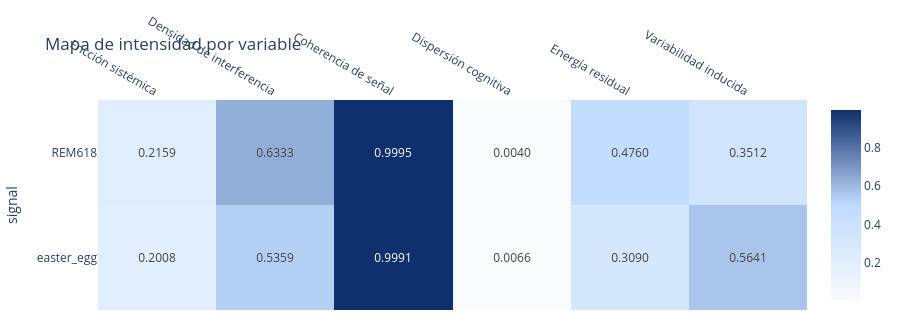

Source (notebook cell):
### Code cell
# 4. Heatmap para lectura ejecutiva
heat = df.set_index("signal")[variables].rename(columns=labels_map)
fig = px.imshow(
    heat,
    text_auto=".4f",
    aspect="auto",
    color_continuous_scale=[[0,"#f8fafc"],[0.5,"#bfdbfe"],[1,"#102f6d"]],
    title="Mapa de intensidad por variable"
)
fig.update_layout(height=330, margin=dict(l=20,r=20,t=60,b=20))
fig.update_xaxes(side="top")
fig.show()

### Figure 1 — Plotly figure (JSON) as saved in the notebook; plotly's stock layout.template omitted (floating-point values rounded to 4 significant figures)
{"data": [{"coloraxis": "coloraxis", "hovertemplate": "x: %{x}<br>signal: %{y}<br>color: %{z}<extra></extra>", "name": "0", "texttemplate": "%{z:.4f}", "type": "heatmap", "x": ["Fricción sistémica", "Densidad de interferencia", "Coherencia de señal", "Dispersión cognitiva", "Energía residual", "Variabilidad inducida"], "xaxis": "x", "y": ["REM618", "easter_egg"], "yaxis": "y", "z": [[0.2159, 0.6333, 0.9995, 0.004, 0.476, 0.3512], [0.2008, 0.5359, 0.9991, 0.0066, 0.309, 0.5641]]}], "layout": {"coloraxis": {"colorscale": [[0, "#f8fafc"], [0.5, "#bfdbfe"], [1, "#102f6d"]]}, "height": 330, "margin": {"b": 20, "l": 20, "r": 20, "t": 60}, "title": {"text": "Mapa de intensidad por variable"}, "xaxis": {"anchor": "y", "domain": [0, 1], "side": "top"}, "yaxis": {"anchor": "x", "autorange": "reversed", "domain": [0, 1], "title": {"text": "signal"}}}}
